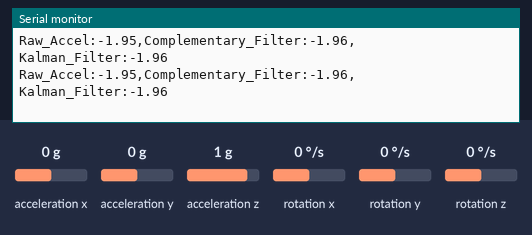
A sketch run on a simulated Arduino Uno, built with avr-gcc and run on an emulated ATmega328P. On the bench: the last lines printed to the serial monitor. Wiring (inferred from the names in the program): MPU-6050 motion sensor at I2C address 0x68. Inputs (shaded band) come from the test bench; at power-on: acceleration x 0 g, acceleration y 0 g, acceleration z 1 g, rotation x 0 °/s, rotation y 0 °/s, rotation z 0 °/s.

Above: at 2.2 s.
2.3 s: acceleration x set to -0.2 g
At 3.2 s:
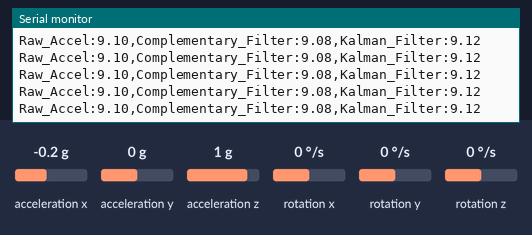
5.3 s: acceleration x set to -1.4 g
At 5.9 s:
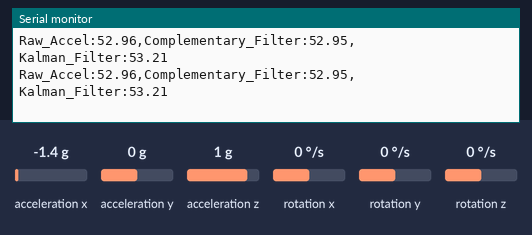
8.3 s: acceleration y set to -1.4 g
At 9.4 s:
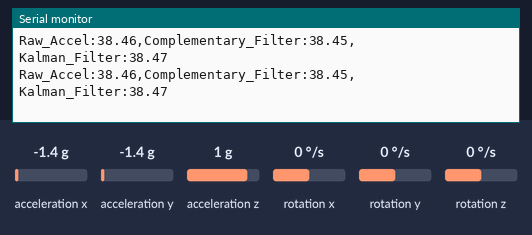
Timing chart, 0 to 11.3 s (numbered marks = the images above; inputs shaded):
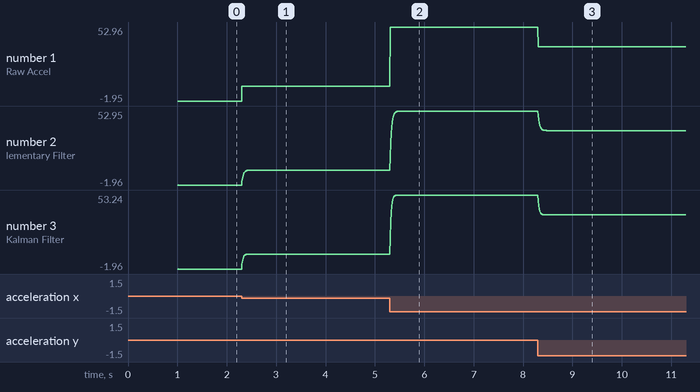

The sketch:

Kalman.ino
```cpp
#include <Wire.h>
#include <math.h>

#define MPU_ADDR 0x68

//================= OFFSET =================
const float OFFSET_AX = 0.035075;
const float OFFSET_AY = 0.024395;
const float OFFSET_AZ = 0.029585;
const float OFFSET_GY = 0.49782;

//============ COMPLEMENTARY FILTER ============
#define ALPHA 0.95
float comp_angle = 0.0;

//=============== KALMAN FILTER ===============
const float Q_angle   = 0.082778;
const float Q_bias    = 0.008863;
const float R_measure = 0.029046;

float kalman_angle = 0.0;
float kalman_bias  = 0.0;

float P[2][2] = {
  {0.0, 0.0},
  {0.0, 0.0}
};

unsigned long last_time;

// Thêm biến quản lý chu kỳ chạy cố định (Định dạng khoảng rộng đồ thị)
unsigned long timer_plotter = 0;
const unsigned long SAMPLE_PERIOD_MS = 10; // Lấy mẫu chuẩn mỗi 10ms (100Hz)

//=============================================
struct IMUData {
  float ax;
  float ay;
  float az;
  float gy;
};

// MPU6050 INIT
void mpuInit() {
  Wire.beginTransmission(MPU_ADDR);
  Wire.write(0x6B);
  Wire.write(0x00);
  Wire.endTransmission();

  Wire.beginTransmission(MPU_ADDR);
  Wire.write(0x1C);
  Wire.write(0x00);
  Wire.endTransmission();

  Wire.beginTransmission(MPU_ADDR);
  Wire.write(0x1B);
  Wire.write(0x00);
  Wire.endTransmission();
}

// READ MPU6050
IMUData readIMU() {
  IMUData d;

  Wire.beginTransmission(MPU_ADDR);
  Wire.write(0x3B);
  Wire.endTransmission(false);

  Wire.requestFrom(MPU_ADDR, 14);

  if (Wire.available() < 14) {
    d.ax = d.ay = d.az = d.gy = 0;
    return d;
  }

  int16_t raw_ax = (Wire.read() << 8) | Wire.read();
  int16_t raw_ay = (Wire.read() << 8) | Wire.read();
  int16_t raw_az = (Wire.read() << 8) | Wire.read();
  int16_t raw_temp = (Wire.read() << 8) | Wire.read();
  int16_t raw_gx = (Wire.read() << 8) | Wire.read();
  int16_t raw_gy = (Wire.read() << 8) | Wire.read();
  int16_t raw_gz = (Wire.read() << 8) | Wire.read();

  d.ax = (raw_ax / 16384.0) + OFFSET_AX;
  d.ay = (raw_ay / 16384.0) + OFFSET_AY;
  d.az = (raw_az / 16384.0) + OFFSET_AZ;
  d.gy = (raw_gy / 131.0) - OFFSET_GY;

  return d;
}

// KALMAN FILTER
float updateKalman(float new_angle, float new_rate, float dt) {
  float rate = new_rate - kalman_bias;
  kalman_angle += dt * rate;

  P[0][0] += dt * (dt * P[1][1] - P[0][1] - P[1][0] + Q_angle);
  P[0][1] -= dt * P[1][1];
  P[1][0] -= dt * P[1][1];
  P[1][1] += Q_bias * dt;

  float S = P[0][0] + R_measure;
  float K0 = P[0][0] / S;
  float K1 = P[1][0] / S;

  float y = new_angle - kalman_angle;
  kalman_angle += K0 * y;
  kalman_bias  += K1 * y;

  float P00_temp = P[0][0];
  float P01_temp = P[0][1];

  P[0][0] -= K0 * P00_temp;
  P[0][1] -= K0 * P01_temp;
  P[1][0] -= K1 * P00_temp;
  P[1][1] -= K1 * P01_temp;

  return kalman_angle;
}

// SETUP
void setup() {
  Serial.begin(115200);
  Wire.begin();

  // Tăng tốc độ giao tiếp I2C lên 400kHz để đọc dữ liệu MPU6050 nhanh hơn
  Wire.setClock(400000);

  mpuInit();
  delay(1000);

  IMUData data = readIMU();
  float init_pitch = atan2(-data.ax, sqrt(data.ay * data.ay + data.az * data.az)) * 180.0 / PI;

  comp_angle   = init_pitch;
  kalman_angle = init_pitch;

  last_time = micros();
  timer_plotter = millis();
}

// LOOP
void loop() {
  // Chạy lặp liên tục không block để tính dt chuẩn xác nhất
  unsigned long now = micros();
  float dt = (float)(now - last_time) / 1000000.0;

  if (dt <= 0.0 || dt > 0.1) dt = 0.01;
  last_time = now;

  IMUData data = readIMU();

  float accel_angle = atan2(-data.ax, sqrt(data.ay * data.ay + data.az * data.az)) * 180.0 / PI;

  // Cập nhật bộ lọc liên tục
  comp_angle = ALPHA * (comp_angle + data.gy * dt) + (1.0 - ALPHA) * accel_angle;
  kalman_angle = updateKalman(accel_angle, data.gy, dt);

  // Gửi dữ liệu lên Serial Plotter theo chu kỳ cố định hoàn hảo (Bỏ delay)
  if (millis() - timer_plotter >= SAMPLE_PERIOD_MS) {
    timer_plotter = millis();

    // In theo định dạng gắn nhãn (Label) giúp giao diện Serial Plotter nhận diện đúng tên đường
    Serial.print("Raw_Accel:");
    Serial.print(accel_angle);
    Serial.print(",");

    Serial.print("Complementary_Filter:");
    Serial.print(comp_angle);
    Serial.print(",");

    Serial.print("Kalman_Filter:");
    Serial.println(kalman_angle);
  }
}
```

Measured:
- after the input at 2.3 s, the serial monitor: prints a new line at once (image 1)
- after the input at 5.3 s, the serial monitor: prints a new line at once (image 2)
- after the input at 8.3 s, the serial monitor: prints a new line at once (image 3)
- plotted number 1: -1.95 → 9.1 after the input at 2.3 s, 9.1 → 52.96 after the input at 5.3 s, 52.96 → 38.46 after the input at 8.3 s
- plotted number 2: -1.96 → 9.08 after the input at 2.3 s, 9.08 → 52.95 after the input at 5.3 s, 52.95 → 38.45 after the input at 8.3 s
- plotted number 3: -1.96 → 9.11 after the input at 2.3 s, 9.11 → 53.08 after the input at 5.3 s, 53.08 → 38.46 after the input at 8.3 s
